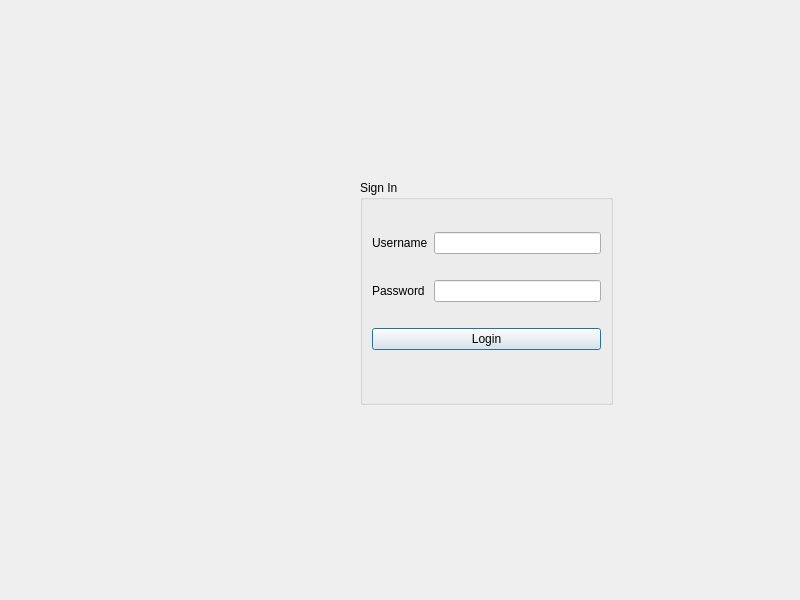
<?xml version="1.0" encoding="UTF-8"?>
<ui version="4.0">
 <class>login</class>
 <widget class="QDialog" name="login">
  <property name="enabled">
   <bool>true</bool>
  </property>
  <property name="geometry">
   <rect>
    <x>0</x>
    <y>0</y>
    <width>800</width>
    <height>600</height>
   </rect>
  </property>
  <property name="windowTitle">
   <string>Sign In</string>
  </property>
  <widget class="QGroupBox" name="groupBox">
   <property name="enabled">
    <bool>true</bool>
   </property>
   <property name="geometry">
    <rect>
     <x>360</x>
     <y>180</y>
     <width>253</width>
     <height>225</height>
    </rect>
   </property>
   <property name="title">
    <string>Sign In</string>
   </property>
   <widget class="QWidget" name="layoutWidget">
    <property name="geometry">
     <rect>
      <x>12</x>
      <y>32</y>
      <width>229</width>
      <height>161</height>
     </rect>
    </property>
    <layout class="QVBoxLayout" name="verticalLayout">
     <item>
      <layout class="QHBoxLayout" name="horizontalLayout_2">
       <item>
        <widget class="QLabel" name="label">
         <property name="text">
          <string>Username</string>
         </property>
        </widget>
       </item>
       <item>
        <widget class="QLineEdit" name="lineEdit_username"/>
       </item>
      </layout>
     </item>
     <item>
      <layout class="QHBoxLayout" name="horizontalLayout">
       <item>
        <widget class="QLabel" name="label_2">
         <property name="text">
          <string>Password </string>
         </property>
        </widget>
       </item>
       <item>
        <widget class="QLineEdit" name="lineEdit_password"/>
       </item>
      </layout>
     </item>
     <item>
      <widget class="QPushButton" name="pushButton_login">
       <property name="text">
        <string>Login</string>
       </property>
      </widget>
     </item>
    </layout>
   </widget>
  </widget>
  <widget class="QLabel" name="label_3">
   <property name="geometry">
    <rect>
     <x>150</x>
     <y>180</y>
     <width>191</width>
     <height>191</height>
    </rect>
   </property>
   <property name="text">
    <string/>
   </property>
  </widget>
 </widget>
 <resources/>
 <connections/>
</ui>
